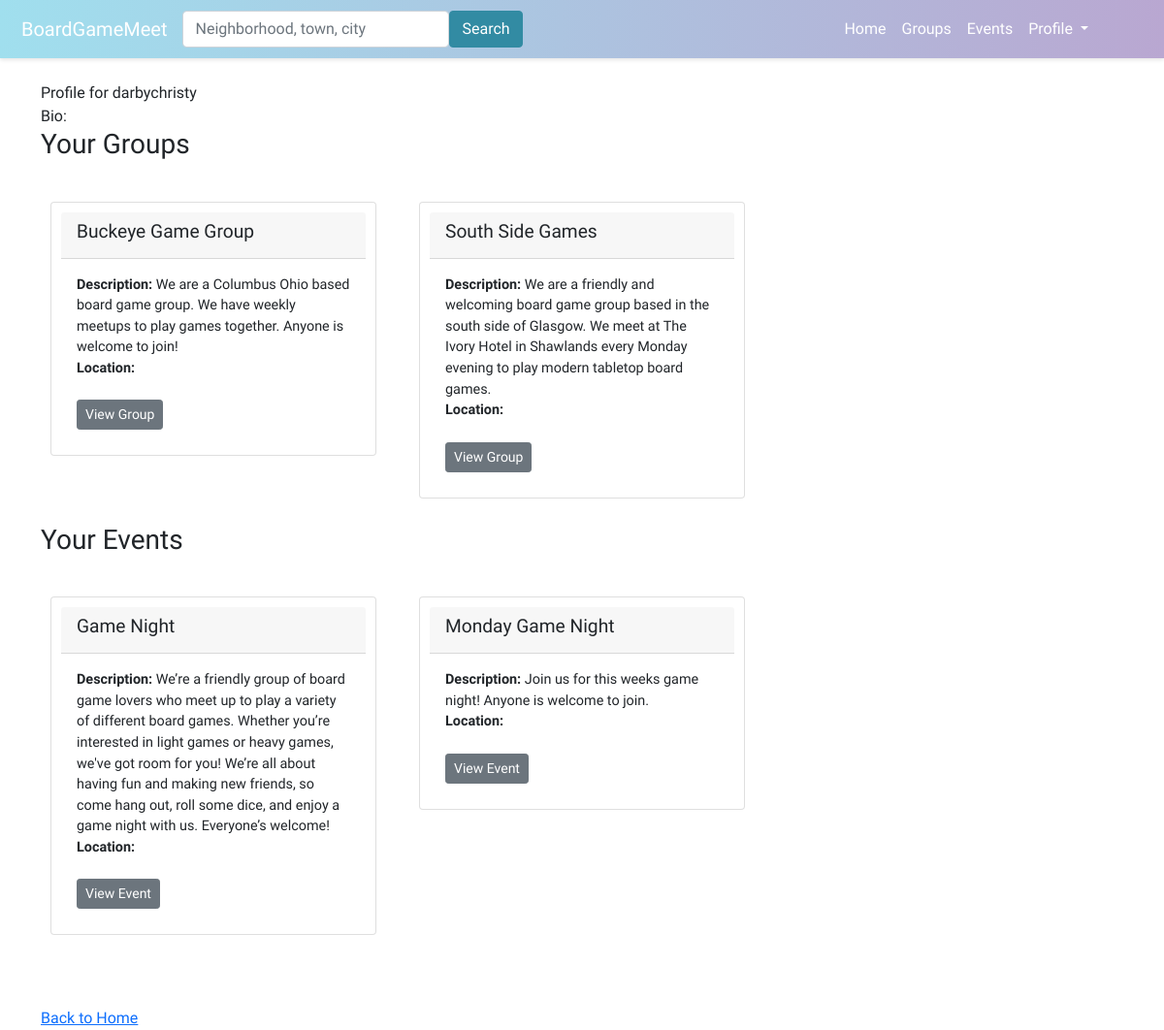
The page /profile/ (signed in) on the database as committed earlier.
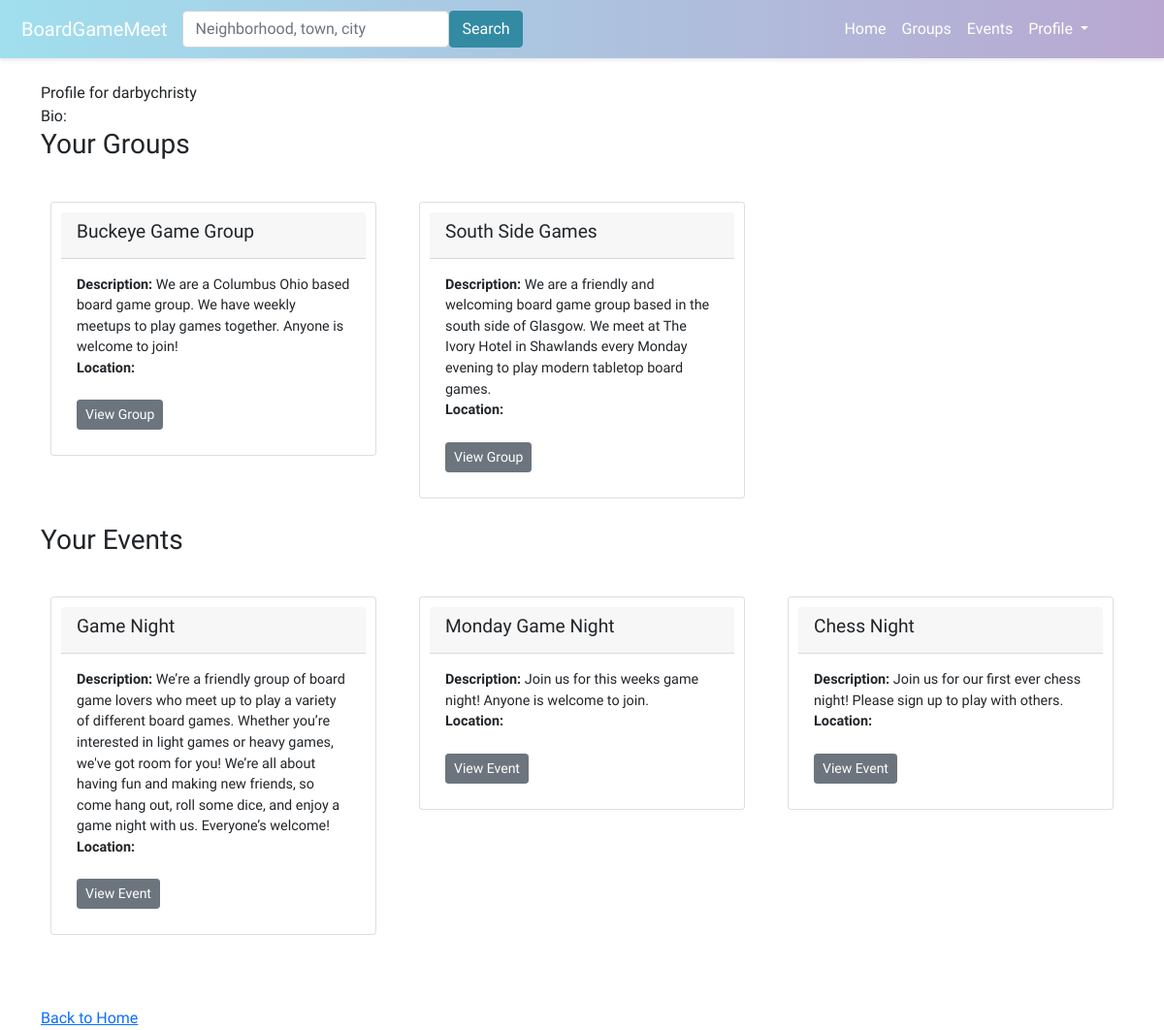
The same page on the database as committed later.
### boardgame/models.py (models this page shows, shortened)
class GroupMembers(models.Model):
    user = models.ForeignKey(User, on_delete=models.CASCADE)
    group = models.ForeignKey(Group,related_name='group_members', on_delete=models.CASCADE)
    is_admin = models.BooleanField(default=False)
    is_moderator = models.BooleanField(default=False)
    date_joined = models.DateTimeField(auto_now_add=True)
    class Meta:
        verbose_name_plural = 'GroupMembers'
        unique_together = ('user', 'group')

class Group(models.Model):
    name = models.CharField(max_length=100)
    description = models.TextField()
    members = models.ManyToManyField(User, through='GroupMembers')
    slug = models.SlugField(unique=True)
    group_image = models.ImageField(upload_to='group_images/', null=True, blank=True)
    TYPE_SELECT = (
        ('Public', 'Public'),
        ('Private', 'Private'),
    )
    group_privacy = models.CharField(max_length=10,choices=TYPE_SELECT,default='Public')
    categories = models.ManyToManyField(Category, related_name='groups', blank=True)
    tags = models.ManyToManyField(Tag, related_name='groups', blank=True)

class EventAttendance(models.Model):
    user = models.ForeignKey(User, on_delete=models.CASCADE)
    event = models.ForeignKey(Event, on_delete=models.CASCADE)
    date_joined = models.DateTimeField(auto_now_add=True)
    class Meta:
        verbose_name_plural = 'EventAttendance'
        unique_together = ('user', 'event')

class Event(models.Model):
    group = models.ForeignKey(Group, on_delete=models.CASCADE)
    title = models.CharField(max_length=100)
    description = models.TextField()
    date_time = models.DateTimeField()
    attendees = models.ManyToManyField(User, through='EventAttendance')
    event_image = models.ImageField(upload_to='event_images/', null=True, blank=True)
    categories = models.ManyToManyField(Category, related_name='events', blank=True)
    tags = models.ManyToManyField(Tag, related_name='events', blank=True)

### boardgame/views.py (the view)
# urls.py: path('profile/', views.user_profile, name='user_profile'),
def user_profile(request):
    user = request.user
    user_groups = GroupMembers.objects.filter(user=user).select_related('group')
    user_events = EventAttendance.objects.filter(user=user).select_related('event')
    context = {
        'user_groups': user_groups,
        'user_events': user_events,
    }
    return render(request, 'boardgame/user_profile.html', context)

### boardgame/templates/boardgame/user_profile.html (shortened to what this page needs)
{% extends 'boardgame/base.html' %}
{% load static %}
{% block content %}
Profile for {{user.username}}<br/>
Bio:  {{user.userprofile.bio}}
 <h3>Your Groups</h3>
 <br />
 <div class="row">
     {% if user_groups %}
     {% for group_member in user_groups %}
     <div class="col-md-4 mb-3">
         <div class="card">
             <div class="card-header">
                 <h4>{{ group_member.group.name }}</h4>
             </div>
             <div class="card-body">
                 <p class="card-text">
                     <b>Description:</b> {{ group_member.group.description }}<br />
                     <b>Location:</b> {{ group_member.group.location }}<br /><br />
                     <a href="{% url 'group_profile' group_member.group.slug %}"
                         class="btn btn-secondary btn-sm">View Group</a>
                 </p>
             </div>
         </div>
     </div>
     {% endfor %}
     {% else %}
     <p>You are not a member of any groups yet.</p>
     {% endif %}
 </div>
 <h3>Your Events</h3>
 <br />
 <div class="row">
     {% if user_events %}
     {% for event_attendance in user_events %}
     <div class="col-md-4 mb-3">
         <div class="card">
             <div class="card-header">
                 <h4>{{ event_attendance.event.title }}</h4>
             </div>
             <div class="card-body">
                 <p class="card-text">
                     <b>Description:</b> {{ event_attendance.event.description }}<br />
                     <b>Location:</b> {{ event_attendance.event.location }}<br /><br />
                     <a href="{% url 'event_details' event_attendance.event.id %}"
                         class="btn btn-secondary btn-sm">View Event</a>
                 </p>
             </div>
         </div>
     </div>
     {% endfor %}
     {% else %}
     <p>You are not attending any events yet.</p>
     {% endif %}
 </div>
<br /><br />
<div>
    <a href="{% url 'home' %}">Back to Home</a>
</div>
{% endblock %}

Rows that differ between the two databases and show on the page:
added EventAttendance: event "Chess Night", event.description "Join us for our first ever chess night! Please sign up to play with others."
